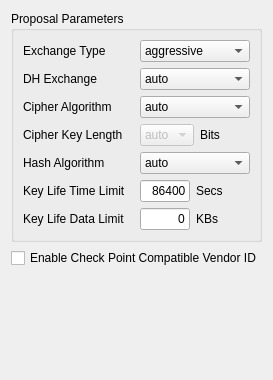
     <widget class="QWidget" name="tabPhase1">
      <attribute name="title">
       <string>Phase 1</string>
      </attribute>
      <layout class="QVBoxLayout">
       <item>
        <widget class="QGroupBox" name="groupBoxP1Proposal">
         <property name="title">
          <string>Proposal Parameters</string>
         </property>
         <layout class="QVBoxLayout">
          <item>
           <layout class="QHBoxLayout">
            <item>
             <widget class="QLabel" name="textLabelP1Exchange">
              <property name="sizePolicy">
               <sizepolicy hsizetype="Preferred" vsizetype="Preferred">
                <horstretch>0</horstretch>
                <verstretch>0</verstretch>
               </sizepolicy>
              </property>
              <property name="text">
               <string>Exchange Type</string>
              </property>
              <property name="wordWrap">
               <bool>false</bool>
              </property>
             </widget>
            </item>
            <item>
             <widget class="QComboBox" name="comboBoxP1Exchange">
              <item>
               <property name="text">
                <string>aggressive</string>
               </property>
              </item>
              <item>
               <property name="text">
                <string>main</string>
               </property>
              </item>
             </widget>
            </item>
           </layout>
          </item>
          <item>
           <layout class="QHBoxLayout">
            <item>
             <widget class="QLabel" name="textLabelP1DHGroup">
              <property name="sizePolicy">
               <sizepolicy hsizetype="Preferred" vsizetype="Preferred">
                <horstretch>0</horstretch>
                <verstretch>0</verstretch>
               </sizepolicy>
              </property>
              <property name="text">
               <string>DH Exchange</string>
              </property>
              <property name="wordWrap">
               <bool>false</bool>
              </property>
             </widget>
            </item>
            <item>
             <widget class="QComboBox" name="comboBoxP1DHGroup">
              <item>
               <property name="text">
                <string>auto</string>
               </property>
              </item>
              <item>
               <property name="text">
                <string>group 1</string>
               </property>
              </item>
              <item>
               <property name="text">
                <string>group 2</string>
               </property>
              </item>
              <item>
               <property name="text">
                <string>group 5</string>
               </property>
              </item>
              <item>
               <property name="text">
                <string>group 14</string>
               </property>
              </item>
              <item>
               <property name="text">
                <string>group 15</string>
               </property>
              </item>
              <item>
               <property name="text">
                <string>group 16</string>
               </property>
              </item>
              <item>
               <property name="text">
                <string>group 17</string>
               </property>
              </item>
              <item>
               <property name="text">
                <string>group 18</string>
               </property>
              </item>
             </widget>
            </item>
           </layout>
          </item>
          <item>
           <layout class="QHBoxLayout">
            <item>
             <widget class="QLabel" name="textLabelP1Cipher">
              <property name="sizePolicy">
               <sizepolicy hsizetype="Preferred" vsizetype="Preferred">
                <horstretch>0</horstretch>
                <verstretch>0</verstretch>
               </sizepolicy>
              </property>
              <property name="text">
               <string>Cipher Algorithm</string>
              </property>
              <property name="wordWrap">
               <bool>false</bool>
              </property>
             </widget>
            </item>
            <item>
             <widget class="QComboBox" name="comboBoxP1Cipher">
              <item>
               <property name="text">
                <string>auto</string>
               </property>
              </item>
              <item>
               <property name="text">
                <string>aes</string>
               </property>
              </item>
              <item>
               <property name="text">
                <string>blowfish</string>
               </property>
              </item>
              <item>
               <property name="text">
                <string>3des</string>
               </property>
              </item>
              <item>
               <property name="text">
                <string>des</string>
               </property>
              </item>
              <item>
               <property name="text">
                <string>cast</string>
               </property>
              </item>
             </widget>
            </item>
           </layout>
          </item>
          <item>
           <layout class="QHBoxLayout">
            <item>
             <widget class="QLabel" name="textLabelP1Keylen">
              <property name="sizePolicy">
               <sizepolicy hsizetype="Preferred" vsizetype="Preferred">
                <horstretch>0</horstretch>
                <verstretch>0</verstretch>
               </sizepolicy>
              </property>
              <property name="text">
               <string>Cipher Key Length</string>
              </property>
              <property name="wordWrap">
               <bool>false</bool>
              </property>
             </widget>
            </item>
            <item>
             <layout class="QHBoxLayout">
              <item>
               <widget class="QComboBox" name="comboBoxP1Keylen">
                <property name="enabled">
                 <bool>false</bool>
                </property>
                <item>
                 <property name="text">
                  <string>auto</string>
                 </property>
                </item>
                <item>
                 <property name="text">
                  <string>128</string>
                 </property>
                </item>
                <item>
                 <property name="text">
                  <string>136</string>
                 </property>
                </item>
                <item>
                 <property name="text">
                  <string>144</string>
                 </property>
                </item>
                <item>
                 <property name="text">
                  <string>152</string>
                 </property>
                </item>
                <item>
                 <property name="text">
                  <string>160</string>
                 </property>
                </item>
                <item>
                 <property name="text">
                  <string>168</string>
                 </property>
                </item>
                <item>
                 <property name="text">
                  <string>176</string>
                 </property>
                </item>
                <item>
                 <property name="text">
                  <string>184</string>
                 </property>
                </item>
                <item>
                 <property name="text">
                  <string>192</string>
                 </property>
                </item>
                <item>
                 <property name="text">
                  <string>200</string>
                 </property>
                </item>
                <item>
                 <property name="text">
                  <string>208</string>
                 </property>
                </item>
                <item>
                 <property name="text">
                  <string>216</string>
                 </property>
                </item>
                <item>
                 <property name="text">
                  <string>224</string>
                 </property>
                </item>
                <item>
                 <property name="text">
                  <string>232</string>
                 </property>
                </item>
                <item>
                 <property name="text">
                  <string>240</string>
                 </property>
                </item>
                <item>
                 <property name="text">
                  <string>248</string>
                 </property>
                </item>
                <item>
                 <property name="text">
                  <string>256</string>
                 </property>
                </item>
               </widget>
              </item>
              <item>
               <widget class="QLabel" name="textLabelP1KeyBits">
                <property name="text">
                 <string>Bits</string>
                </property>
                <property name="wordWrap">
                 <bool>false</bool>
                </property>
               </widget>
              </item>
             </layout>
            </item>
           </layout>
          </item>
          <item>
           <layout class="QHBoxLayout">
            <item>
             <widget class="QLabel" name="textLabelP1Hash">
              <property name="sizePolicy">
               <sizepolicy hsizetype="Preferred" vsizetype="Preferred">
                <horstretch>0</horstretch>
                <verstretch>0</verstretch>
               </sizepolicy>
              </property>
              <property name="text">
               <string>Hash Algorithm</string>
              </property>
              <property name="wordWrap">
               <bool>false</bool>
              </property>
             </widget>
            </item>
            <item>
             <widget class="QComboBox" name="comboBoxP1Hash">
              <item>
               <property name="text">
                <string>auto</string>
               </property>
              </item>
              <item>
               <property name="text">
                <string>sha1</string>
               </property>
              </item>
              <item>
               <property name="text">
                <string>md5</string>
               </property>
              </item>
              <item>
               <property name="text">
                <string>sha2-256</string>
               </property>
              </item>
              <item>
               <property name="text">
                <string>sha2-384</string>
               </property>
              </item>
              <item>
               <property name="text">
                <string>sha2-512</string>
               </property>
              </item>
             </widget>
            </item>
           </layout>
          </item>
          <item>
           <layout class="QHBoxLayout">
            <item>
             <widget class="QLabel" name="textLabelP1LifeTime">
              <property name="sizePolicy">
               <sizepolicy hsizetype="Preferred" vsizetype="Preferred">
                <horstretch>0</horstretch>
                <verstretch>0</verstretch>
               </sizepolicy>
              </property>
              <property name="text">
               <string>Key Life Time Limit</string>
              </property>
              <property name="wordWrap">
               <bool>false</bool>
              </property>
             </widget>
            </item>
            <item>
             <layout class="QHBoxLayout">
              <item>
               <widget class="QLineEdit" name="lineEditP1LifeTime">
                <property name="sizePolicy">
                 <sizepolicy hsizetype="Minimum" vsizetype="Fixed">
                  <horstretch>0</horstretch>
                  <verstretch>0</verstretch>
                 </sizepolicy>
                </property>
                <property name="maximumSize">
                 <size>
                  <width>50</width>
                  <height>16777215</height>
                 </size>
                </property>
                <property name="text">
                 <string>86400</string>
                </property>
                <property name="alignment">
                 <set>Qt::AlignRight</set>
                </property>
               </widget>
              </item>
              <item>
               <widget class="QLabel" name="textLabelLifeSecs">
                <property name="sizePolicy">
                 <sizepolicy hsizetype="Preferred" vsizetype="Preferred">
                  <horstretch>0</horstretch>
                  <verstretch>0</verstretch>
                 </sizepolicy>
                </property>
                <property name="text">
                 <string>Secs</string>
                </property>
                <property name="wordWrap">
                 <bool>false</bool>
                </property>
               </widget>
              </item>
             </layout>
            </item>
           </layout>
          </item>
          <item>
           <layout class="QHBoxLayout">
            <item>
             <widget class="QLabel" name="textLabelLifeData">
              <property name="sizePolicy">
               <sizepolicy hsizetype="Preferred" vsizetype="Preferred">
                <horstretch>0</horstretch>
                <verstretch>0</verstretch>
               </sizepolicy>
              </property>
              <property name="text">
               <string>Key Life Data Limit</string>
              </property>
              <property name="wordWrap">
               <bool>false</bool>
              </property>
             </widget>
            </item>
            <item>
             <layout class="QHBoxLayout">
              <item>
               <widget class="QLineEdit" name="lineEditP1LifeData">
                <property name="sizePolicy">
                 <sizepolicy hsizetype="Minimum" vsizetype="Fixed">
                  <horstretch>0</horstretch>
                  <verstretch>0</verstretch>
                 </sizepolicy>
                </property>
                <property name="maximumSize">
                 <size>
                  <width>50</width>
                  <height>16777215</height>
                 </size>
                </property>
                <property name="text">
                 <string>0</string>
                </property>
                <property name="alignment">
                 <set>Qt::AlignRight</set>
                </property>
               </widget>
              </item>
              <item>
               <widget class="QLabel" name="textLabelLifeKBs">
                <property name="text">
                 <string>KBs</string>
                </property>
                <property name="wordWrap">
                 <bool>false</bool>
                </property>
               </widget>
              </item>
             </layout>
            </item>
           </layout>
          </item>
         </layout>
        </widget>
       </item>
       <item>
        <widget class="QCheckBox" name="checkBoxCheckpointID">
         <property name="text">
          <string>Enable Check Point Compatible Vendor ID</string>
         </property>
         <property name="checked">
          <bool>false</bool>
         </property>
        </widget>
       </item>
       <item>
        <spacer>
         <property name="orientation">
          <enum>Qt::Vertical</enum>
         </property>
         <property name="sizeHint" stdset="0">
          <size>
           <width>21</width>
           <height>101</height>
          </size>
         </property>
        </spacer>
       </item>
      </layout>
     </widget>
